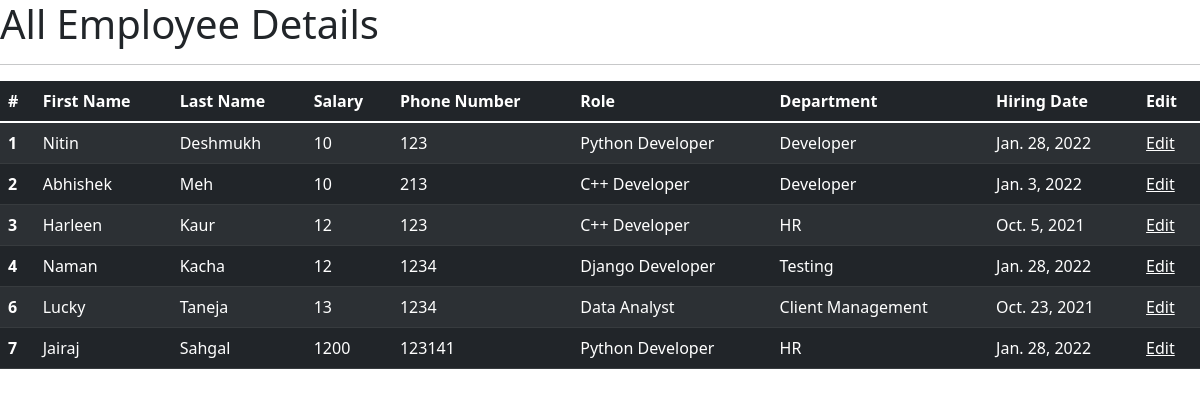
The page /all_emp on the database as committed earlier.
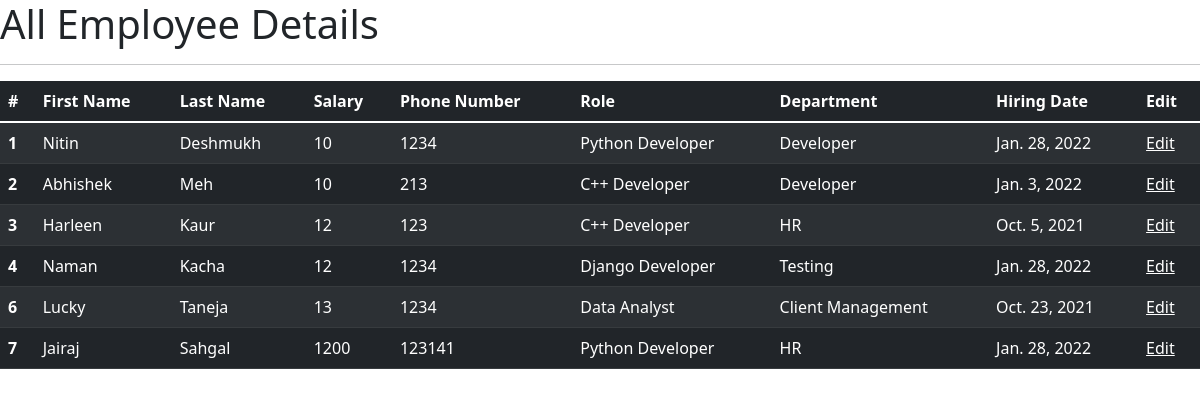
The same page on the database as committed later.
### emp_app/models.py (models this page shows, shortened)
class Employee(models.Model):
    first_name = models.CharField(max_length=100, null=False)
    last_name = models.CharField(max_length=100, null=False)
    dept = models.ForeignKey(Department,on_delete = models.CASCADE)
    salary = models.IntegerField(default=0)
    bonus = models.IntegerField(default=0)
    role = models.ForeignKey(Role,on_delete=models.CASCADE)
    phone = models.IntegerField(default=0)
    hire_date = models.DateField()

class Role(models.Model):
    name = models.CharField(max_length=100,null=False)

class Department(models.Model):
    name = models.CharField(max_length=100,null=False)
    location = models.CharField(max_length=100)

### emp_app/views.py (the view)
# urls.py: path('all_emp', views.all_emp, name='all_emp'),
def all_emp(request):
    emps = Employee.objects.all()
    context = {
        'emps': emps
    }
    return render(request, 'view_all_emp.html', context=context)

### emp_app/templates/view_all_emp.html (shortened to what this page needs)
<!doctype html>
<html lang="en">
<head>
    {% load static %}
    <link rel="stylesheet" href="{% static "css/bootstrap.min.css" %}">
    <link rel="stylesheet" href="{% static 'css/bootstrap.css' %}">
</head>
<body>
{% if filters %}
    {% if filters|length > 2 %}
        <h1>Details filtered by {{ filters.0 }},{{ filters.1 }} and {{ filters.2 }}</h1>
    {% elif filters|length == 2 %}
        <h1>Details filtered by {{ filters.0 }} and {{ filters.1 }}</h1>
    {% else %}
        <h1>Details filtered by {{ filters.0 }}</h1>
    {% endif %}
{% else %}
    <h1>All Employee Details</h1>
{% endif %}
<hr>
<div>
    <table class="table table-dark table-striped">
        <thead>
        <tr>
            <th scope="col">#</th>
            <th scope="col">First Name</th>
            <th scope="col">Last Name</th>
            <th scope="col">Salary</th>
            <th scope="col">Phone Number</th>
            <th scope="col">Role</th>
            <th scope="col">Department</th>
            <th scope="col">Hiring Date</th>
            <th scope="col">Edit</th>
        </tr>
        </thead>
        <tbody>
        {% for emp in emps %}
            <tr>
                <th scope="row">{{ emp.id }}</th>
                <td>{{ emp.first_name }}</td>
                <td>{{ emp.last_name }}</td>
                <td>{{ emp.salary }}</td>
                <td>{{ emp.phone }}</td>
                <td>{{ emp.role.name }}</td>
                <td>{{ emp.dept.name }}</td>
                <td>{{ emp.hire_date }}</td>
                <td><a class="text-reset text-primary" href="{% url 'edit_emp' emp.id %}">Edit</a></td>
            </tr>
        {% endfor %}
        </tbody>
    </table>
</div>
</body>
</html>

Rows that differ between the two databases and show on the page:
changed Employee "Nitin": phone "123" → "1234"
